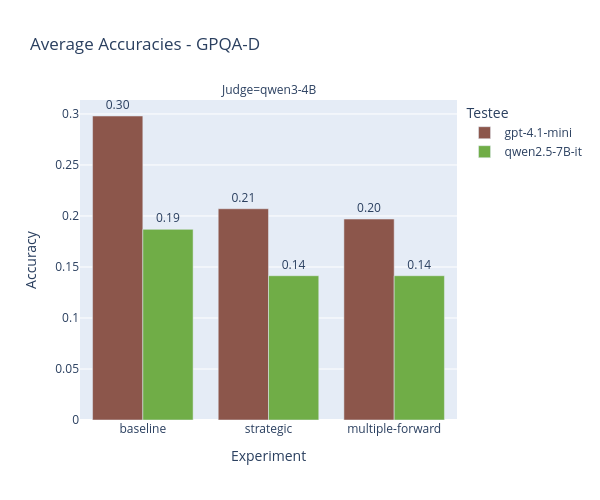

The notebook cell saved with this chart:
### Code cell
#mean_Accuracies
def get_avg_acc_over_bench(qual_scores):
    means = []
    judge = "qwen3-4B"
    
    for score in qual_scores:
        df1 = pd.read_csv(score)
        df2 = pd.read_csv(score.replace("qual", "quant"))
        mean_acc, tot = mean_accuracy(pd.concat([df1, df2], ignore_index=True))
        testee, exp, qtype = get_exp(score)
        means.append([judge, testee, exp, tot, mean_acc])

    headers = ["Judge", "Testee", "Experiment", "Data Samples", "Accuracy"]
    table = tabulate(means, headers=headers, tablefmt="grid")
    print(table)

    df = pd.DataFrame(means, columns=["Judge", "Testee","Experiment", "Data Samples", "Accuracy"])
    fig = px.bar(
        df,
        x="Experiment",
        y="Accuracy",
        color="Testee",   # distinct color for each Model + Q-Type
        barmode="group",
        facet_col="Judge",
        text="Accuracy",
        title=f"Average Accuracies - GPQA-D",
        color_discrete_map={
        "gpt-4.1-mini": "#8c564b",
        "qwen2.5-7B-it": "#70ad47"
        }

    )
    

    fig.update_traces(texttemplate='%{text:.2f}', textposition='outside')
    fig.update_layout(uniformtext_minsize=8, uniformtext_mode='hide', width=600,
        height=500)
    fig.show()

qual_scores = [s for s in scores if "qual" in s]
get_avg_acc_over_bench(qual_scores)

### Figure 1 — Plotly figure (JSON) as saved in the notebook; plotly's stock layout.template omitted (floating-point values rounded to 4 significant figures)
{"data": [{"alignmentgroup": "True", "hovertemplate": "Testee=gpt-4.1-mini<br>Judge=qwen3-4B<br>Experiment=%{x}<br>Accuracy=%{text}<extra></extra>", "legendgroup": "gpt-4.1-mini", "marker": {"color": "#8c564b", "pattern": {"shape": ""}}, "name": "gpt-4.1-mini", "offsetgroup": "gpt-4.1-mini", "orientation": "v", "showlegend": true, "text": [0.298, 0.2071, 0.197], "textposition": "outside", "texttemplate": "%{text:.2f}", "type": "bar", "x": ["baseline", "strategic", "multiple-forward"], "xaxis": "x", "y": [0.298, 0.2071, 0.197], "yaxis": "y"}, {"alignmentgroup": "True", "hovertemplate": "Testee=qwen2.5-7B-it<br>Judge=qwen3-4B<br>Experiment=%{x}<br>Accuracy=%{text}<extra></extra>", "legendgroup": "qwen2.5-7B-it", "marker": {"color": "#70ad47", "pattern": {"shape": ""}}, "name": "qwen2.5-7B-it", "offsetgroup": "qwen2.5-7B-it", "orientation": "v", "showlegend": true, "text": [0.1869, 0.1414, 0.1414], "textposition": "outside", "texttemplate": "%{text:.2f}", "type": "bar", "x": ["baseline", "strategic", "multiple-forward"], "xaxis": "x", "y": [0.1869, 0.1414, 0.1414], "yaxis": "y"}], "layout": {"annotations": [{"font": {}, "showarrow": false, "text": "Judge=qwen3-4B", "x": 0.5, "xanchor": "center", "xref": "paper", "y": 1, "yanchor": "bottom", "yref": "paper"}], "barmode": "group", "height": 500, "legend": {"title": {"text": "Testee"}, "tracegroupgap": 0}, "title": {"text": "Average Accuracies - GPQA-D"}, "uniformtext": {"minsize": 8, "mode": "hide"}, "width": 600, "xaxis": {"anchor": "y", "domain": [0, 1], "title": {"text": "Experiment"}}, "yaxis": {"anchor": "x", "domain": [0, 1], "title": {"text": "Accuracy"}}}}
